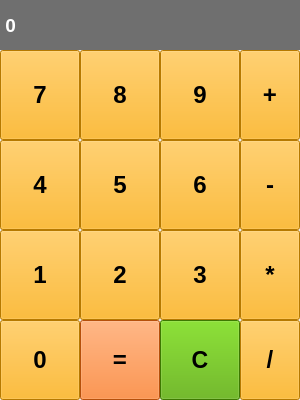
<?xml version="1.0" encoding="UTF-8"?>
<ui version="4.0">
 <class>MainWindow</class>
 <widget class="QMainWindow" name="MainWindow">
  <property name="geometry">
   <rect>
    <x>0</x>
    <y>0</y>
    <width>300</width>
    <height>400</height>
   </rect>
  </property>
  <property name="windowTitle">
   <string>Калькулятор </string>
  </property>
  <widget class="QWidget" name="centralwidget">
   <widget class="QLabel" name="label_result">
    <property name="geometry">
     <rect>
      <x>0</x>
      <y>0</y>
      <width>300</width>
      <height>50</height>
     </rect>
    </property>
    <property name="font">
     <font>
      <family>MS Shell Dlg 2</family>
      <pointsize>14</pointsize>
      <weight>75</weight>
      <italic>false</italic>
      <bold>true</bold>
      <underline>false</underline>
     </font>
    </property>
    <property name="styleSheet">
     <string notr="true">background-color: rgb(111, 111, 111);
color: rgb(255, 255, 255);
</string>
    </property>
    <property name="text">
     <string> 0</string>
    </property>
    <property name="margin">
     <number>10</number>
    </property>
   </widget>
   <widget class="QPushButton" name="btn_zero">
    <property name="geometry">
     <rect>
      <x>0</x>
      <y>320</y>
      <width>80</width>
      <height>80</height>
     </rect>
    </property>
    <property name="font">
     <font>
      <pointsize>18</pointsize>
      <weight>75</weight>
      <bold>true</bold>
     </font>
    </property>
    <property name="styleSheet">
     <string notr="true">background-color: rgb(255, 170, 0);
</string>
    </property>
    <property name="text">
     <string>0</string>
    </property>
   </widget>
   <widget class="QPushButton" name="btn_equal">
    <property name="geometry">
     <rect>
      <x>80</x>
      <y>320</y>
      <width>80</width>
      <height>80</height>
     </rect>
    </property>
    <property name="font">
     <font>
      <pointsize>18</pointsize>
      <weight>75</weight>
      <bold>true</bold>
     </font>
    </property>
    <property name="styleSheet">
     <string notr="true">background-color: rgb(255, 112, 16);</string>
    </property>
    <property name="text">
     <string>=</string>
    </property>
   </widget>
   <widget class="QPushButton" name="btn_3">
    <property name="geometry">
     <rect>
      <x>160</x>
      <y>230</y>
      <width>80</width>
      <height>90</height>
     </rect>
    </property>
    <property name="font">
     <font>
      <pointsize>18</pointsize>
      <weight>75</weight>
      <bold>true</bold>
     </font>
    </property>
    <property name="styleSheet">
     <string notr="true">background-color: rgb(255, 170, 0);
</string>
    </property>
    <property name="text">
     <string>3</string>
    </property>
   </widget>
   <widget class="QPushButton" name="btn_2">
    <property name="geometry">
     <rect>
      <x>80</x>
      <y>230</y>
      <width>80</width>
      <height>90</height>
     </rect>
    </property>
    <property name="font">
     <font>
      <pointsize>18</pointsize>
      <weight>75</weight>
      <bold>true</bold>
     </font>
    </property>
    <property name="styleSheet">
     <string notr="true">background-color: rgb(255, 170, 0);
</string>
    </property>
    <property name="text">
     <string>2</string>
    </property>
   </widget>
   <widget class="QPushButton" name="btn_1">
    <property name="geometry">
     <rect>
      <x>0</x>
      <y>230</y>
      <width>80</width>
      <height>90</height>
     </rect>
    </property>
    <property name="font">
     <font>
      <pointsize>18</pointsize>
      <weight>75</weight>
      <bold>true</bold>
     </font>
    </property>
    <property name="styleSheet">
     <string notr="true">background-color: rgb(255, 170, 0);
</string>
    </property>
    <property name="text">
     <string>1</string>
    </property>
   </widget>
   <widget class="QPushButton" name="btn_6">
    <property name="geometry">
     <rect>
      <x>160</x>
      <y>140</y>
      <width>80</width>
      <height>90</height>
     </rect>
    </property>
    <property name="font">
     <font>
      <pointsize>18</pointsize>
      <weight>75</weight>
      <bold>true</bold>
     </font>
    </property>
    <property name="styleSheet">
     <string notr="true">background-color: rgb(255, 170, 0);
</string>
    </property>
    <property name="text">
     <string>6</string>
    </property>
   </widget>
   <widget class="QPushButton" name="btn_5">
    <property name="geometry">
     <rect>
      <x>80</x>
      <y>140</y>
      <width>80</width>
      <height>90</height>
     </rect>
    </property>
    <property name="font">
     <font>
      <pointsize>18</pointsize>
      <weight>75</weight>
      <bold>true</bold>
     </font>
    </property>
    <property name="styleSheet">
     <string notr="true">background-color: rgb(255, 170, 0);
</string>
    </property>
    <property name="text">
     <string>5</string>
    </property>
   </widget>
   <widget class="QPushButton" name="btn_4">
    <property name="geometry">
     <rect>
      <x>0</x>
      <y>140</y>
      <width>80</width>
      <height>90</height>
     </rect>
    </property>
    <property name="font">
     <font>
      <pointsize>18</pointsize>
      <weight>75</weight>
      <bold>true</bold>
     </font>
    </property>
    <property name="styleSheet">
     <string notr="true">background-color: rgb(255, 170, 0);
</string>
    </property>
    <property name="text">
     <string>4</string>
    </property>
   </widget>
   <widget class="QPushButton" name="btn_9">
    <property name="geometry">
     <rect>
      <x>160</x>
      <y>50</y>
      <width>80</width>
      <height>90</height>
     </rect>
    </property>
    <property name="font">
     <font>
      <pointsize>18</pointsize>
      <weight>75</weight>
      <bold>true</bold>
     </font>
    </property>
    <property name="styleSheet">
     <string notr="true">background-color: rgb(255, 170, 0);
</string>
    </property>
    <property name="text">
     <string>9</string>
    </property>
   </widget>
   <widget class="QPushButton" name="btn_8">
    <property name="geometry">
     <rect>
      <x>80</x>
      <y>50</y>
      <width>80</width>
      <height>90</height>
     </rect>
    </property>
    <property name="font">
     <font>
      <pointsize>18</pointsize>
      <weight>75</weight>
      <bold>true</bold>
     </font>
    </property>
    <property name="styleSheet">
     <string notr="true">background-color: rgb(255, 170, 0);
</string>
    </property>
    <property name="text">
     <string>8</string>
    </property>
   </widget>
   <widget class="QPushButton" name="btn_7">
    <property name="geometry">
     <rect>
      <x>0</x>
      <y>50</y>
      <width>80</width>
      <height>90</height>
     </rect>
    </property>
    <property name="font">
     <font>
      <pointsize>18</pointsize>
      <weight>75</weight>
      <bold>true</bold>
     </font>
    </property>
    <property name="styleSheet">
     <string notr="true">background-color: rgb(255, 170, 0);
</string>
    </property>
    <property name="text">
     <string>7</string>
    </property>
   </widget>
   <widget class="QPushButton" name="btn_plus">
    <property name="geometry">
     <rect>
      <x>240</x>
      <y>50</y>
      <width>60</width>
      <height>90</height>
     </rect>
    </property>
    <property name="font">
     <font>
      <pointsize>18</pointsize>
      <weight>75</weight>
      <bold>true</bold>
     </font>
    </property>
    <property name="styleSheet">
     <string notr="true">background-color: rgb(255, 170, 0);
</string>
    </property>
    <property name="text">
     <string>+</string>
    </property>
   </widget>
   <widget class="QPushButton" name="btn_minus">
    <property name="geometry">
     <rect>
      <x>240</x>
      <y>140</y>
      <width>60</width>
      <height>90</height>
     </rect>
    </property>
    <property name="font">
     <font>
      <pointsize>18</pointsize>
      <weight>75</weight>
      <bold>true</bold>
     </font>
    </property>
    <property name="styleSheet">
     <string notr="true">background-color: rgb(255, 170, 0);
</string>
    </property>
    <property name="text">
     <string>-</string>
    </property>
   </widget>
   <widget class="QPushButton" name="btn_mult">
    <property name="geometry">
     <rect>
      <x>240</x>
      <y>230</y>
      <width>60</width>
      <height>90</height>
     </rect>
    </property>
    <property name="font">
     <font>
      <pointsize>18</pointsize>
      <weight>75</weight>
      <bold>true</bold>
     </font>
    </property>
    <property name="styleSheet">
     <string notr="true">background-color: rgb(255, 170, 0);
</string>
    </property>
    <property name="text">
     <string>*</string>
    </property>
   </widget>
   <widget class="QPushButton" name="btn_divide">
    <property name="geometry">
     <rect>
      <x>240</x>
      <y>320</y>
      <width>60</width>
      <height>80</height>
     </rect>
    </property>
    <property name="font">
     <font>
      <pointsize>18</pointsize>
      <weight>75</weight>
      <bold>true</bold>
     </font>
    </property>
    <property name="styleSheet">
     <string notr="true">background-color: rgb(255, 170, 0);
</string>
    </property>
    <property name="text">
     <string>/</string>
    </property>
   </widget>
   <widget class="QPushButton" name="btn_reset">
    <property name="geometry">
     <rect>
      <x>160</x>
      <y>320</y>
      <width>80</width>
      <height>80</height>
     </rect>
    </property>
    <property name="font">
     <font>
      <pointsize>17</pointsize>
      <weight>75</weight>
      <bold>true</bold>
     </font>
    </property>
    <property name="styleSheet">
     <string notr="true">background-color: rgb(85, 170, 0);</string>
    </property>
    <property name="text">
     <string>C</string>
    </property>
   </widget>
  </widget>
 </widget>
 <resources/>
 <connections/>
</ui>
